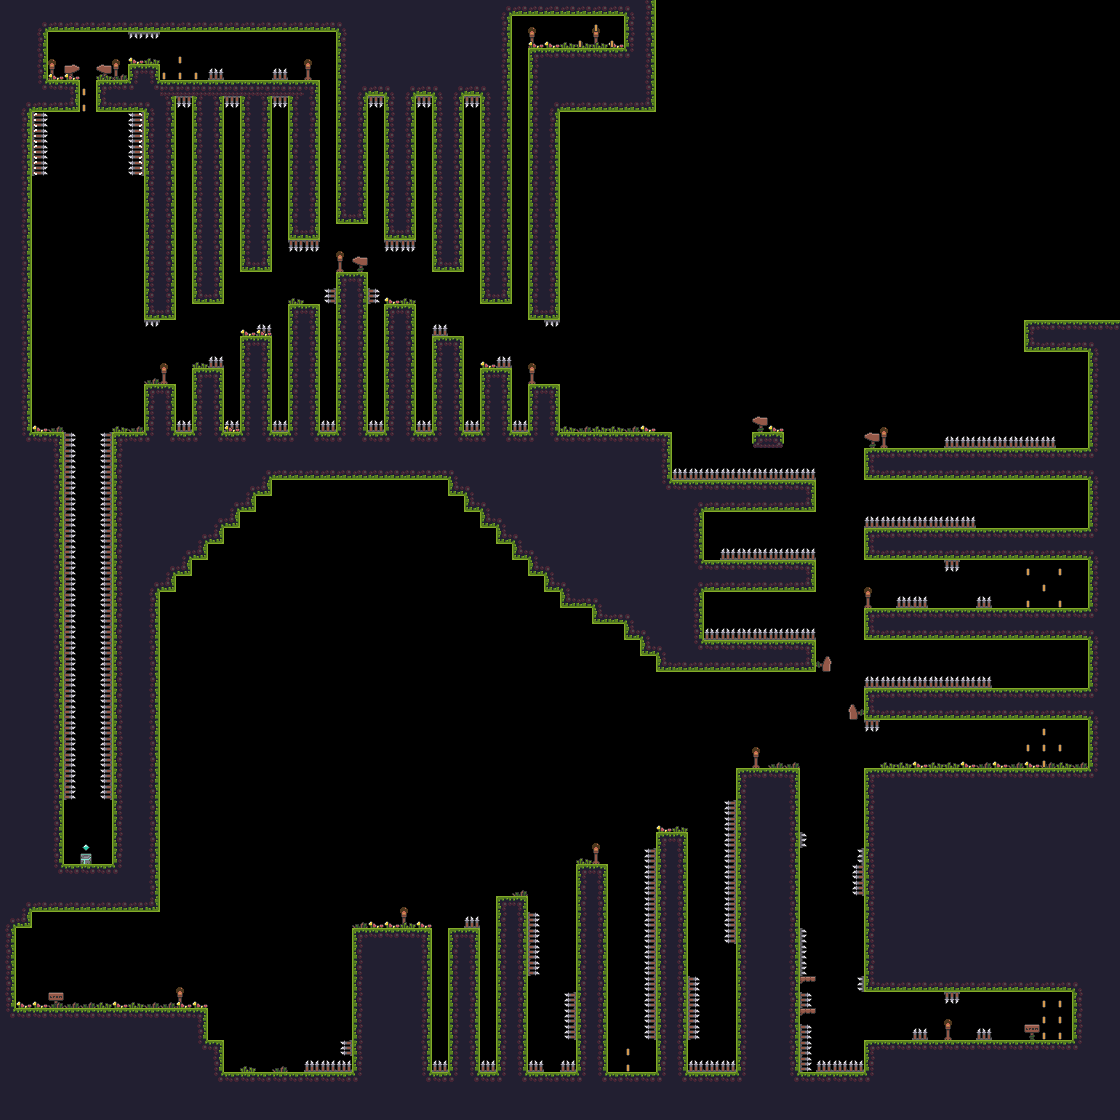

A level layout from a 2D game, rendered from its tile map. Below: a short description, then the map file with tile-grid data replaced by summaries:
An orthogonal 70x70 tile map with 16x16 px tiles, 5 tile layers (ground, interaction, entity, weeds, ...), 5 tilesets and 2 objects (finish, start).

<map version="1.8" tiledversion="1.8.2" orientation="orthogonal" renderorder="right-down" width="70" height="70" tilewidth="16" tileheight="16" infinite="0" nextlayerid="7" nextobjectid="6">
 <tileset firstgid="1" source="environment.tsx" />
 <tileset firstgid="85" source="checkpoint.tsx" />
 <tileset firstgid="88" source="coin_anim_strip_6.tsx" />
 <tileset firstgid="94" source="weeds_props.tsx" />
 <tileset firstgid="97" source="tiki torch.tsx" />
 <layer id="1" name="ground" width="70" height="70">
  <data>[4900 cells, 1973 non-empty, 21 distinct tile ids]</data>
 </layer>
 <layer id="5" name="interaction" width="70" height="70">
  <data>[4900 cells, 221 non-empty, 9 distinct tile ids]</data>
 </layer>
 <layer id="2" name="entity" width="70" height="70">
  <data>[4900 cells, 0 non-empty, 0 distinct tile ids]</data>
 </layer>
 <layer id="4" name="weeds" width="70" height="70">
  <data>[4900 cells, 70 non-empty, 3 distinct tile ids]</data>
 </layer>
 <layer id="6" name="coins" width="70" height="70">
  <data>[4900 cells, 27 non-empty, 1 distinct tile ids]</data>
 </layer>
 <objectgroup id="3" name="Object Layer 1">
  <object id="2" name="finish" x="80.0739" y="853.261" width="11.8239" height="10.8636" />
  <object id="5" name="start" x="47" y="976.5">
   <point />
  </object>
 </objectgroup>
</map>
